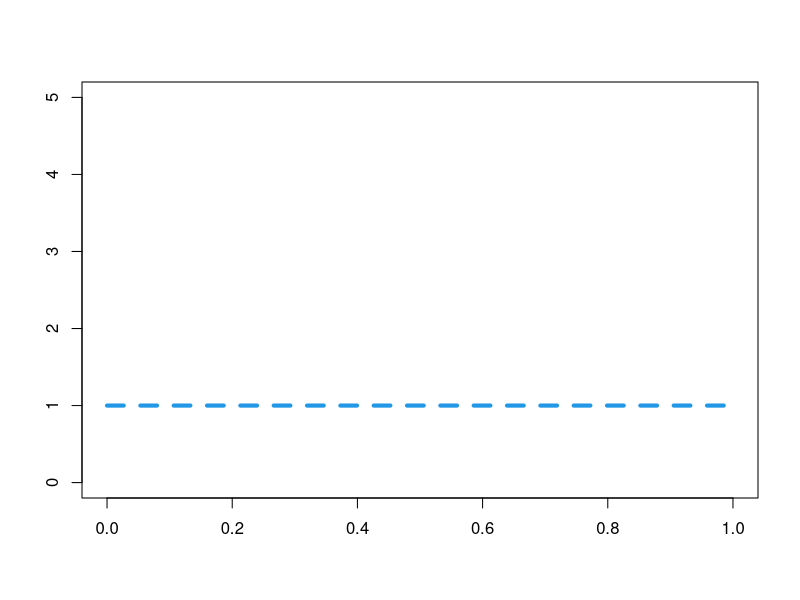
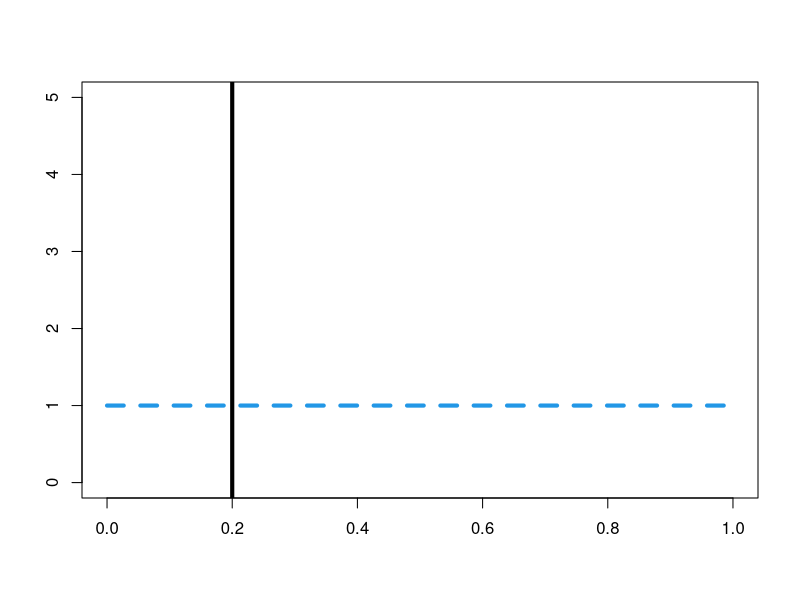
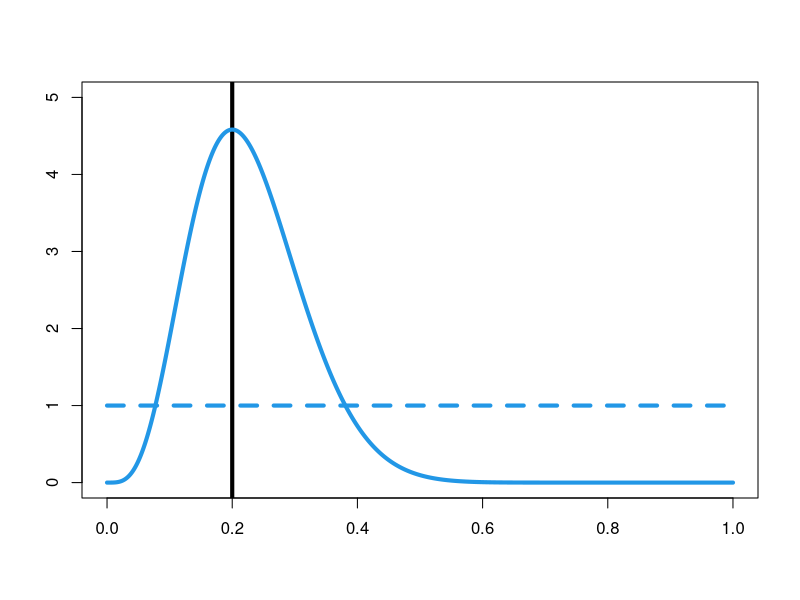
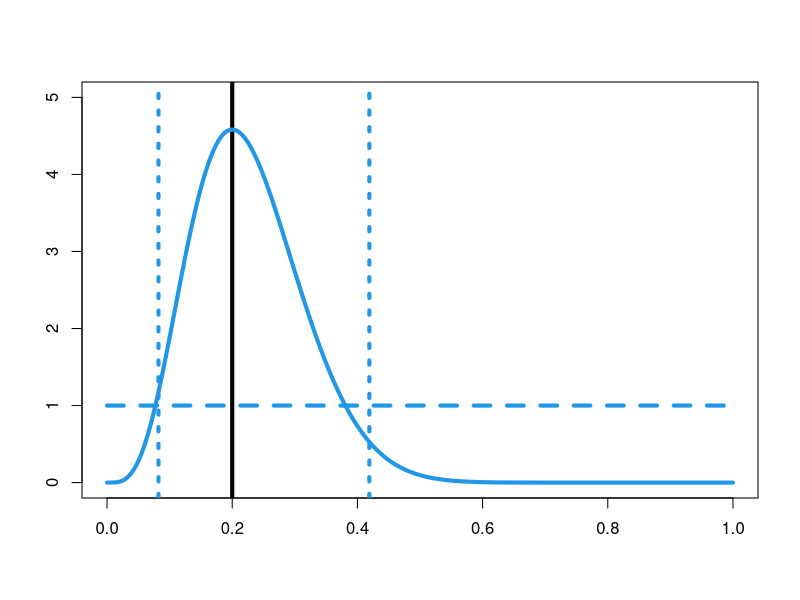
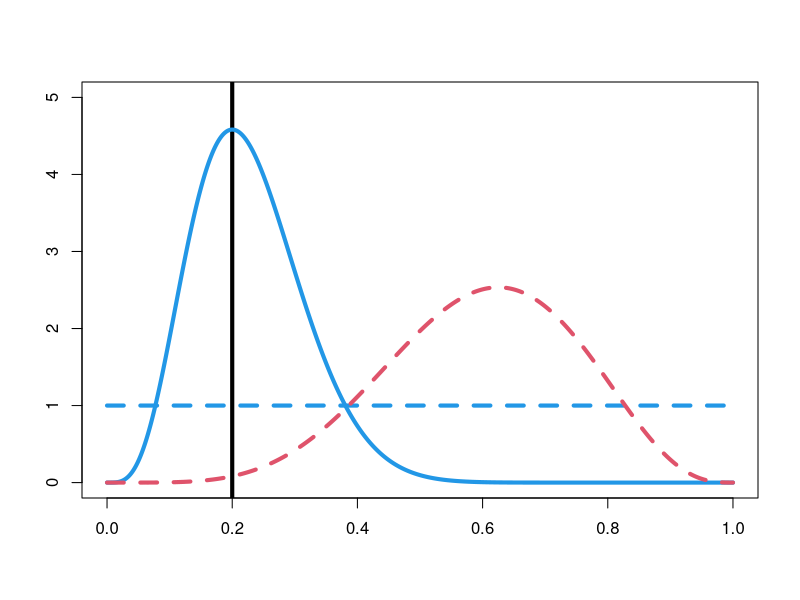
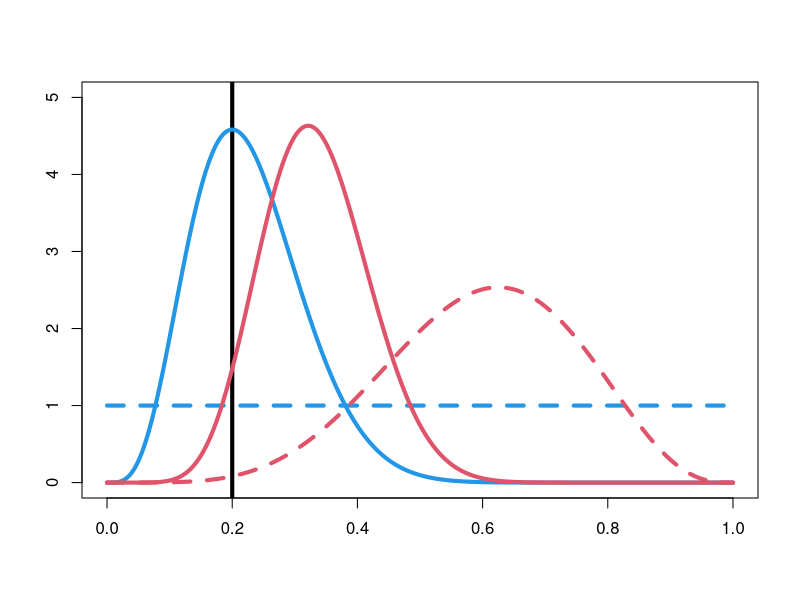
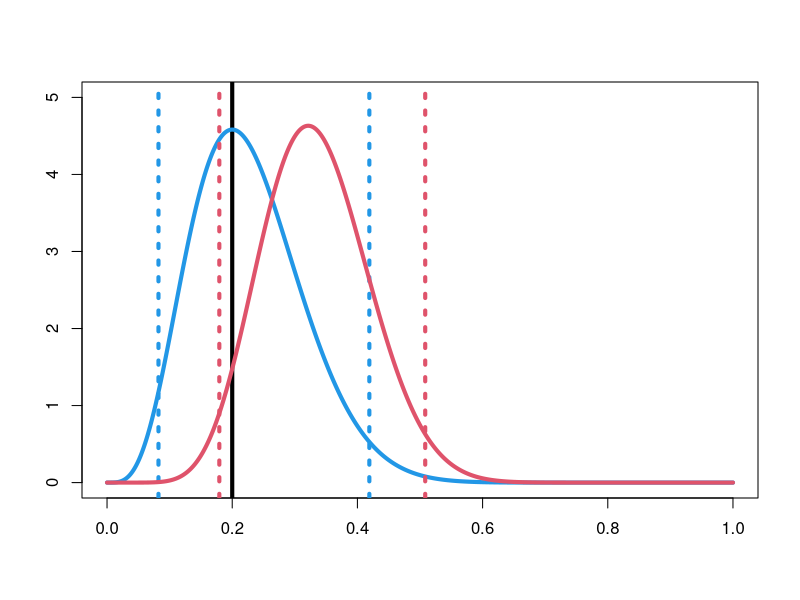

Here is the R script that generated these plots, in order:
a1 = 1; b1 = 1
a2 = 6; b2 = 4
n = 20; y = 4
p.vec = seq(0, 1, by=.001)

pdf('Fig-BetaBinom-Prior1.pdf')
plot(p.vec, dbeta(p.vec, a1, b1), lwd=4, lty=2, col=4, type='l', ylim=c(0, 5), main='', xlab='', ylab='')
dev.off()

pdf('Fig-BetaBinom-Prior1-Data.pdf')
plot(p.vec, dbeta(p.vec, a1, b1), lwd=4, lty=2, col=4, type='l', ylim=c(0, 5), main='', xlab='', ylab='')
abline(v=y/n, lwd=4, col=1)
dev.off()

pdf('Fig-BetaBinom-Prior1-Data-Posterior1.pdf')
plot(p.vec, dbeta(p.vec, a1, b1), lwd=4, lty=2, col=4, type='l', ylim=c(0, 5), main='', xlab='', ylab='')
abline(v=y/n, lwd=4, col=1)
lines(p.vec, dbeta(p.vec, a1+y, b1+n-y), lwd=4, col=4)
dev.off()

pdf('Fig-BetaBinom-Prior1-Data-ConfInter1.pdf')
plot(p.vec, dbeta(p.vec, a1, b1), lwd=4, lty=2, col=4, type='l', ylim=c(0, 5), main='', xlab='', ylab='')
abline(v=y/n, lwd=4, col=1)
lines(p.vec, dbeta(p.vec, a1+y, b1+n-y), lwd=4, col=4)
abline(v=qbeta(c(.025, .975), a1+y, b1+n-y), lwd=4, col=4, lty=3)
dev.off()

pdf('Fig-BetaBinom-Prior2.pdf')
plot(p.vec, dbeta(p.vec, a1, b1), lwd=4, lty=2, col=4, type='l', ylim=c(0, 5), main='', xlab='', ylab='')
abline(v=y/n, lwd=4, col=1)
lines(p.vec, dbeta(p.vec, a1+y, b1+n-y), lwd=4, col=4)
lines(p.vec, dbeta(p.vec, a2, b2), lwd=4, lty=2, col=2)
dev.off()

pdf('Fig-BetaBinom-Prior2-Data-Posterior2.pdf')
plot(p.vec, dbeta(p.vec, a1, b1), lwd=4, lty=2, col=4, type='l', ylim=c(0, 5), main='', xlab='', ylab='')
abline(v=y/n, lwd=4, col=1)
lines(p.vec, dbeta(p.vec, a1+y, b1+n-y), lwd=4, col=4)
lines(p.vec, dbeta(p.vec, a2, b2), lwd=4, lty=2, col=2)
lines(p.vec, dbeta(p.vec, a2+y, b2+n-y), lwd=4, col=2)
dev.off()

pdf('Fig-BetaBinom-Prior2-Data-ConfInter2.pdf')
plot(p.vec, dbeta(p.vec, a1, b1), lwd=4, lty=2, col=0, type='l', ylim=c(0, 5), main='', xlab='', ylab='')
abline(v=y/n, lwd=4, col=1)
lines(p.vec, dbeta(p.vec, a1+y, b1+n-y), lwd=4, col=4)
abline(v=qbeta(c(.025, .975), a1+y, b1+n-y), lwd=4, col=4, lty=3)
# lines(p.vec, dbeta(p.vec, a2, b2), lwd=4, lty=2, col=2)
lines(p.vec, dbeta(p.vec, a2+y, b2+n-y), lwd=4, col=2)
abline(v=qbeta(c(.025, .975), a2+y, b2+n-y), lwd=4, col=2, lty=3)
dev.off()

